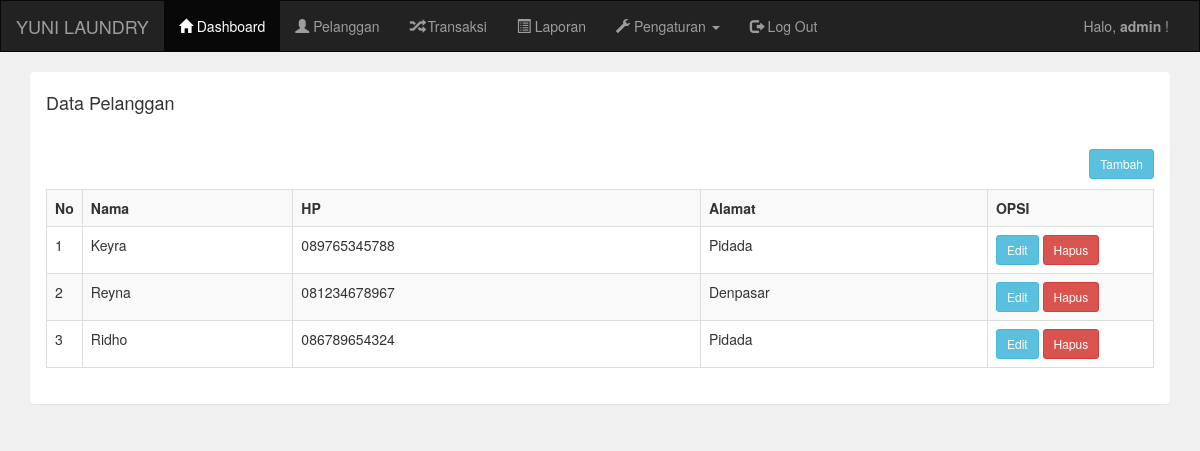
Page /admin/pelanggan.php (signed in) on the committed database.
### tables this page shows
CREATE TABLE `pelanggan` (
  `pelanggan_id` int(11) NOT NULL,
  `pelanggan_nama` varchar(255) NOT NULL,
  `pelanggan_hp` varchar(255) NOT NULL,
  `pelanggan_alamat` text NOT NULL
);

### admin/pelanggan.php (the view)
<?php include 'header.php'; ?>
<div class="container">
    <div class="panel">
        <div class="panel-heading">
            <h4>Data Pelanggan</h4>
        </div>
        <div class="panel-body">
            <a href="pelanggan_tambah.php" class="btn btn-sm btn-info pull-right">Tambah</a>
            <br/>
            <br/>
            <table class="table table-bordered table-striped">
                <tr>
                    <th width="1%">No</th>
                    <th>Nama</th>
                    <th>HP</th>
                    <th>Alamat</th>
                    <th width="15%">OPSI</th>
                </tr>
                <?php
                include '../koneksi.php';
                $data = mysqli_query($koneksi,"select * from pelanggan");
                $no = 1;
                while($d=mysqli_fetch_array($data)){
                    ?>
                    <tr>
                        <td><?php echo $no++; ?></td>
                        <td><?php echo $d['pelanggan_nama']; ?></td>
                        <td><?php echo $d['pelanggan_hp']; ?></td>
                        <td><?php echo $d['pelanggan_alamat']; ?></td>
                        <td>
                            <a href="pelanggan_edit.php?id=<?php echo $d['pelanggan_id']; ?>" class="btn btn-sm btn-info">Edit</a>
                            <a href="pelanggan_hapus.php?id=<?php echo $d['pelanggan_id']; ?>" class="btn btn-sm btn-danger">Hapus</a>
                        </td>
                    </tr>
                    <?php
                }
                ?>
            </table>
        </div>
    </div>
</div>
<?php include 'footer.php'; ?>

### rows in the picture
pelanggan: pelanggan_nama "Keyra", pelanggan_hp "089765345788", pelanggan_alamat "Pidada"
pelanggan: pelanggan_nama "Reyna", pelanggan_hp "081234678967", pelanggan_alamat "Denpasar"
pelanggan: pelanggan_nama "Ridho", pelanggan_hp "086789654324", pelanggan_alamat "Pidada"

### other values in the picture
$_SESSION['username'] "admin"
